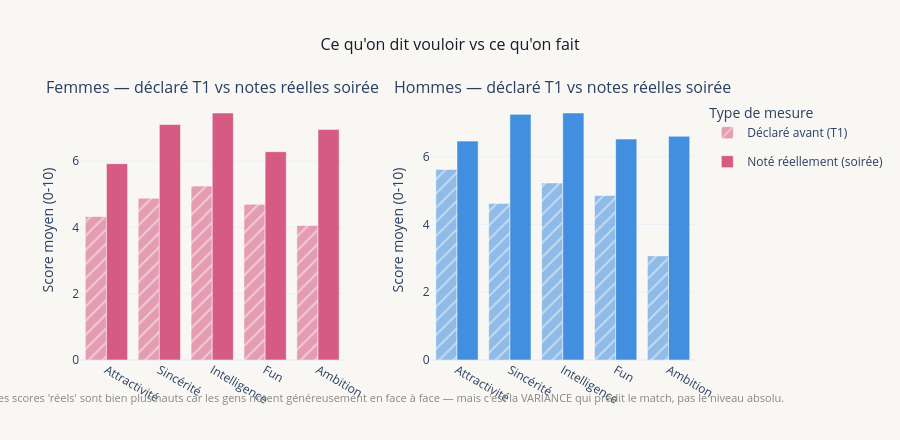

The notebook cell saved with this chart:
### Code cell
# =============================================================================
# CE QU'ON DIT VS CE QU'ON FAIT
# =============================================================================
print("\n" + "─" * 65)
print("CE QU'ON DIT VS CE QU'ON FAIT")
print("─" * 65)
 
attrs5_fr = ["Attractivité","Sincérité","Intelligence","Fun","Ambition"]
 
fig_v3 = make_subplots(
    rows=1, cols=2,
    subplot_titles=[
        "Femmes — déclaré T1 vs notes réelles soirée",
        "Hommes — déclaré T1 vs notes réelles soirée",
    ],
    horizontal_spacing=0.14,
)
 
for col_idx, (gval, d_vals, r_vals, clr) in enumerate([
    (0, decl_f, reel_f, C["female"]),
    (1, decl_m, reel_m, C["male"]),
]):
    fig_v3.add_trace(go.Bar(
        x=attrs5_fr, y=d_vals,
        name="Déclaré avant (T1)",
        marker_color=clr,
        marker_pattern_shape="/",
        opacity=0.55,
        showlegend=(col_idx == 0),
        legendgroup="declared",
    ), row=1, col=col_idx+1)
    fig_v3.add_trace(go.Bar(
        x=attrs5_fr, y=r_vals,
        name="Noté réellement (soirée)",
        marker_color=clr,
        opacity=0.95,
        showlegend=(col_idx == 0),
        legendgroup="real",
    ), row=1, col=col_idx+1)
 
fig_v3.update_layout(
    title={
        "text": "Ce qu'on dit vouloir vs ce qu'on fait\n",
        "font": {"size": 16, "color": C["dark"]},
        "x": 0.5, "xanchor": "center",
    },
    height=440, plot_bgcolor=C["light_bg"],
    paper_bgcolor=C["light_bg"],
    barmode="group", legend_title="Type de mesure",
)

fig_v3.update_yaxes(title_text="Score moyen (0-10)")
fig_v3.add_annotation(
    text="Les scores 'réels' sont bien plus hauts car les gens notent généreusement "
         "en face à face — mais c'est la VARIANCE qui prédit le match, pas le niveau absolu.",
    xref="paper", yref="paper", x=0.5, y=-0.18,
    showarrow=False, font=dict(size=11, color=C["neutral"]),
    align="center",
)
fig_v3.show()

### Figure 1 — Plotly figure (JSON) as saved in the notebook; plotly's stock layout.template omitted (floating-point values rounded to 4 significant figures)
{"data": [{"legendgroup": "declared", "marker": {"color": "#D4537E", "pattern": {"shape": "/"}}, "name": "Déclaré avant (T1)", "opacity": 0.55, "showlegend": true, "type": "bar", "x": ["Attractivité", "Sincérité", "Intelligence", "Fun", "Ambition"], "xaxis": "x", "y": [4.326, 4.877, 5.243, 4.694, 4.055], "yaxis": "y"}, {"legendgroup": "real", "marker": {"color": "#D4537E"}, "name": "Noté réellement (soirée)", "opacity": 0.95, "showlegend": true, "type": "bar", "x": ["Attractivité", "Sincérité", "Intelligence", "Fun", "Ambition"], "xaxis": "x", "y": [5.919, 7.1, 7.447, 6.281, 6.953], "yaxis": "y"}, {"legendgroup": "declared", "marker": {"color": "#378ADD", "pattern": {"shape": "/"}}, "name": "Déclaré avant (T1)", "opacity": 0.55, "showlegend": false, "type": "bar", "x": ["Attractivité", "Sincérité", "Intelligence", "Fun", "Ambition"], "xaxis": "x2", "y": [5.626, 4.622, 5.224, 4.853, 3.073], "yaxis": "y2"}, {"legendgroup": "real", "marker": {"color": "#378ADD"}, "name": "Noté réellement (soirée)", "opacity": 0.95, "showlegend": false, "type": "bar", "x": ["Attractivité", "Sincérité", "Intelligence", "Fun", "Ambition"], "xaxis": "x2", "y": [6.46, 7.251, 7.29, 6.52, 6.603], "yaxis": "y2"}], "layout": {"annotations": [{"font": {"size": 16}, "showarrow": false, "text": "Femmes — déclaré T1 vs notes réelles soirée", "x": 0.215, "xanchor": "center", "xref": "paper", "y": 1, "yanchor": "bottom", "yref": "paper"}, {"font": {"size": 16}, "showarrow": false, "text": "Hommes — déclaré T1 vs notes réelles soirée", "x": 0.785, "xanchor": "center", "xref": "paper", "y": 1, "yanchor": "bottom", "yref": "paper"}, {"align": "center", "font": {"color": "#888780", "size": 11}, "showarrow": false, "text": "Les scores 'réels' sont bien plus hauts car les gens notent généreusement en face à face — mais c'est la VARIANCE qui prédit le match, pas le niveau absolu.", "x": 0.5, "xref": "paper", "y": -0.18, "yref": "paper"}], "barmode": "group", "height": 440, "legend": {"title": {"text": "Type de mesure"}}, "paper_bgcolor": "#F8F7F4", "plot_bgcolor": "#F8F7F4", "title": {"font": {"color": "#1A1A2E", "size": 16}, "text": "Ce qu'on dit vouloir vs ce qu'on fait\n", "x": 0.5, "xanchor": "center"}, "xaxis": {"anchor": "y", "domain": [0, 0.43]}, "xaxis2": {"anchor": "y2", "domain": [0.57, 1]}, "yaxis": {"anchor": "x", "domain": [0, 1], "title": {"text": "Score moyen (0-10)"}}, "yaxis2": {"anchor": "x2", "domain": [0, 1], "title": {"text": "Score moyen (0-10)"}}}}
